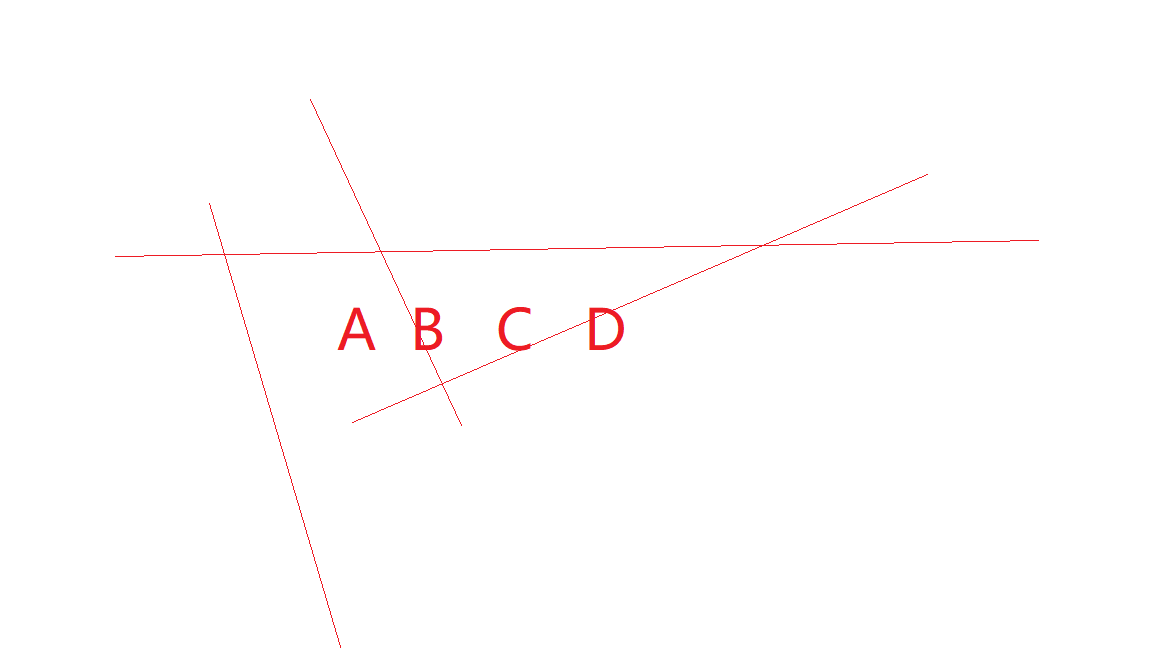
//> input picture data/test5.png, 1152 x 648 px
$ ./main12   (built with g++ and OpenCV 4)
//> lines starting //> are read from the running program, lines starting //| are printed output that depends on the picture; after the words box and inside, x2 and y2 are one past the last pixel; in counts of white or black regions, pixels touching at a corner belong together
#include<opencv2/opencv.hpp>
#include<iostream>

using namespace cv;
using namespace std;

int main(int argc,char** argv)
{
    Mat src,dst;
    src=imread("./data/test5.png");
//> src is the input picture: 648 rows x 1152 cols, CV_8UC3; mean B, G, R 253.7, 253.7, 254.9
    if(!src.data)
    {
        cout<<"cannot load image ..."<<endl;
        return -1;
    }
    namedWindow("input image",WINDOW_AUTOSIZE);
    imshow("input image",src);

    Mat gray_src;
    cvtColor(src,gray_src,CV_BGR2GRAY);
    imshow("gray_src",gray_src);

    Mat bin_image;
    adaptiveThreshold(gray_src,bin_image,255,ADAPTIVE_THRESH_MEAN_C,THRESH_BINARY,15,-2);
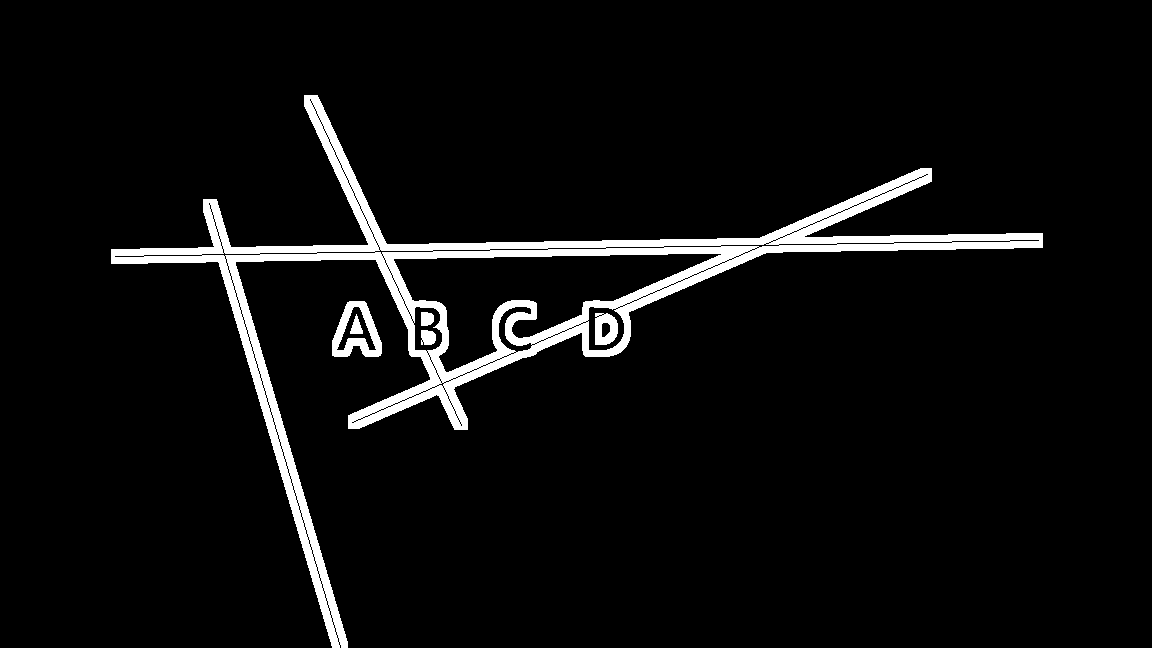
//> bin_image: 648 rows x 1152 cols, CV_8UC1; 5.3% white; 6 white regions, box (x1, y1, x2, y2) and area: (111, 95, 1043, 648) 36839, (332, 301, 382, 357) 1322, (595, 313, 618, 345) 546, (421, 330, 436, 345) 196, (421, 312, 434, 326) 161, (350, 314, 363, 334) 147
    imshow("bin_image",bin_image);

    Mat hline=getStructuringElement(MORPH_RECT,Size(src.cols/16,1),Point(-1,-1));
//> hline = 72 values from 1 to 1
    Mat vline=getStructuringElement(MORPH_RECT,Size(1,src.rows/16),Point(-1,-1));
//> vline = 40 values from 1 to 1
    Mat kernel=getStructuringElement(MORPH_RECT,Size(9,9),Point(-1,-1));
    Mat temp;
    erode(bin_image,temp,kernel);
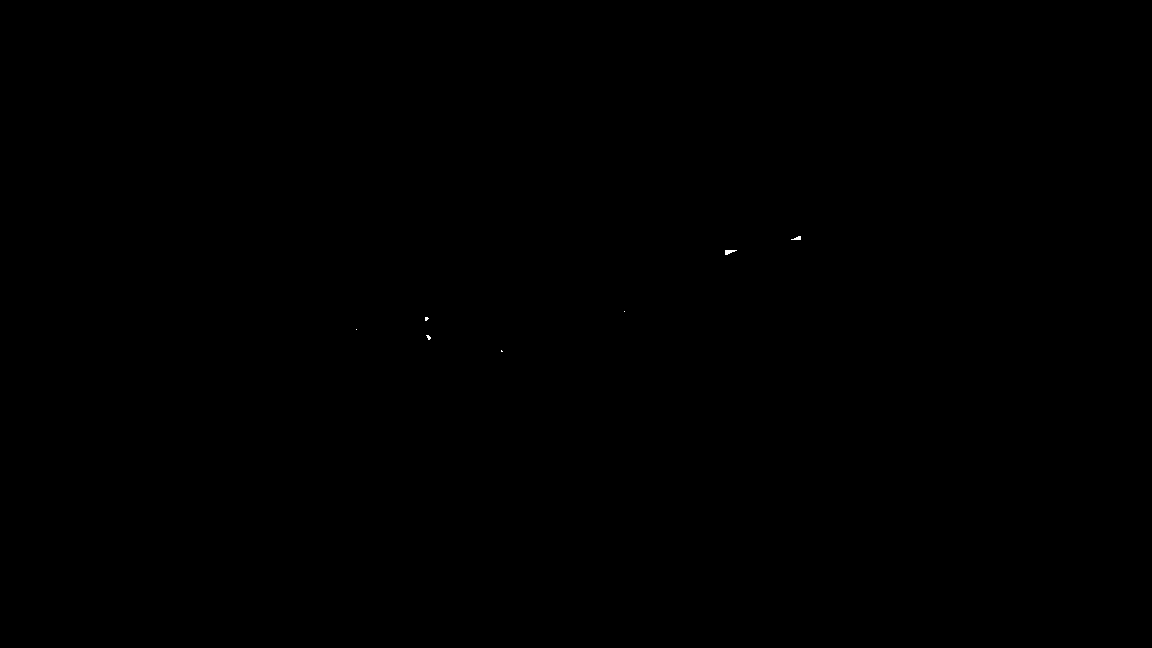
//> temp: 648 rows x 1152 cols, CV_8UC1; 0.01% white in thin lines or dots, all inside (x1, y1, x2, y2) = (356, 236, 801, 352)
    dilate(temp,dst,kernel);//这两步等同于开操作
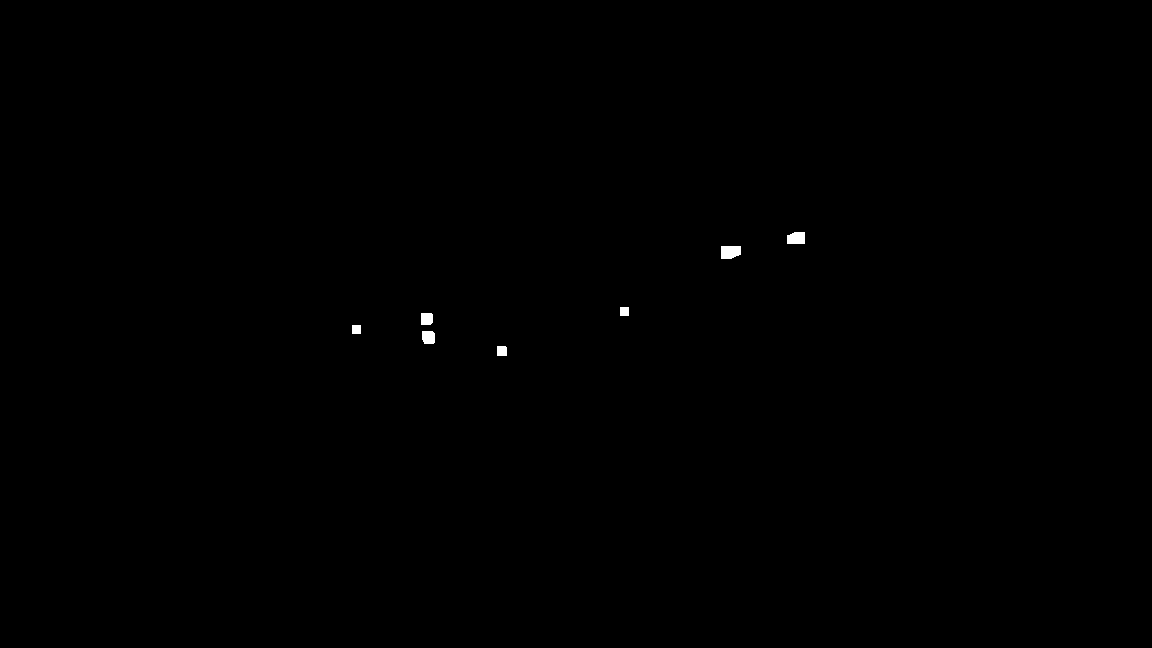
//> dst: 648 rows x 1152 cols, CV_8UC1; 0.13% white; 7 white regions, largest, box (x1, y1, x2, y2) and area: (721, 246, 741, 259) 237, (787, 232, 805, 244) 201, (422, 331, 435, 344) 159
    bitwise_not(dst,dst);
    //blur(dst,dst,Size(3,3),Point(-1,-1));
    imshow("final image",dst);
    waitKey(0);
    return 0;
}
